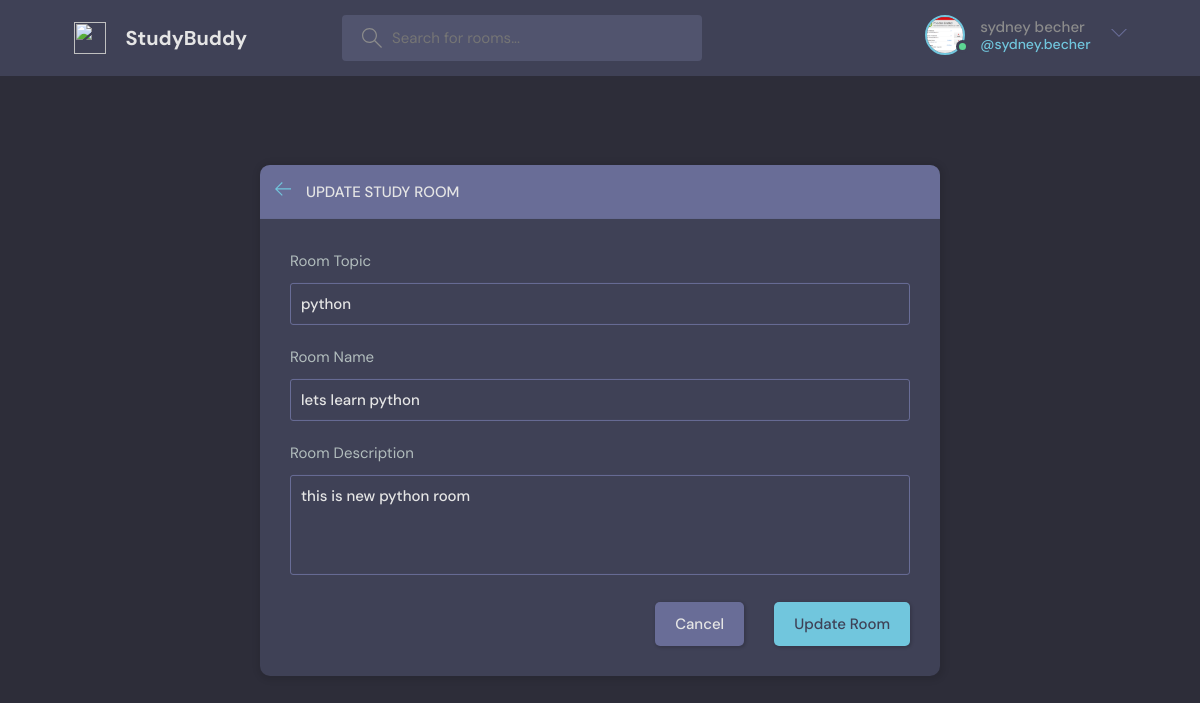
The page /edit-room/1/ (signed in) on the database its author committed.
### base/models.py (models this page shows, shortened)
class User(AbstractUser):
    name = models.CharField(max_length=200, null=True)
    email = models.EmailField(unique=True, null=True)
    bio = models.TextField(null=True)
    avatar = models.ImageField(null=True, default="avatar.svg")
    USERNAME_FIELD = 'email'
    REQUIRED_FIELDS = []

class Room(models.Model):
    host = models.ForeignKey(User, on_delete=models.SET_NULL, null=True)
    topic = models.ForeignKey(Topic, on_delete=models.SET_NULL, null=True) # when using SET_NULL null=True should declared
    name = models.CharField(max_length=200)
    description = models.TextField(null=True, blank=True)  # make column accept null value
    participants = models.ManyToManyField(User, related_name='participants', blank=True)
    updated_at = models.DateTimeField(auto_now=True)
    created_at = models.DateTimeField(auto_now_add=True)
    class Meta:
        ordering = ['-updated_at', '-created_at']  # ascending base on created at

class Topic(models.Model):
    name = models.CharField(max_length=200)
    def __str__(self):
        return self.name

### base/views.py (the view, shortened to what this page needs)
# urls.py: path('edit-room/<str:pk>/', views.update_room, name='edit-room'),
@login_required(login_url='login')
def update_room(request, pk):
    room_by_id = Room.objects.get(id=pk)
    form = RoomForm(instance=room_by_id)  # pre fill the values in form
    topics = Topic.objects.all()
    if request.user != room_by_id.host:
        return HttpResponse('You are not allowed here')
    context = {
        'form': form,
        'topics': topics,
        'room': room_by_id,
        'is_update': True
    }
    return render(request, 'base/room_form.html', context)

### base/form.py
class RoomForm(ModelForm):
    class Meta:
        model = Room
        fields = '__all__'
        exclude = ['host', 'participants']

### base/templates/base/room_form.html (shortened to what this page needs)
{% extends 'main.html' %}
{% block content %}
<main class="create-room layout">
    <div class="container">
        <div class="layout__box">
            <div class="layout__boxHeader">
                <div class="layout__boxTitle">
                    <a href="{% url 'home' %}">
                        <svg version="1.1" xmlns="http://www.w3.org/2000/svg" width="32" height="32" viewBox="0 0 32 32">
                            <title>arrow-left</title>
                            <path
                                    d="M13.723 2.286l-13.723 13.714 13.719 13.714 1.616-1.611-10.96-10.96h27.625v-2.286h-27.625l10.965-10.965-1.616-1.607z">
                            </path>
                        </svg>
                    </a>
                    {% if is_update %}
                    <h3>Update Study Room</h3>
                    {% else %}
                    <h3>Create Study Room</h3>
                    {% endif %}
                </div>
            </div>
            <div class="layout__body">
                <form class="form" method="POST" action="">
                    <div class="form__group">
                        <label for="topic">Room Topic</label>
                        <input required type="text" value="{{ room.topic }}" name="topic" list="topic-list" />
                    </div>
                    <div class="form__group">
                        <label for=name">Room Name</label>
                        {{ form.name }}
                    </div>
                    <div class="form__group">
                        <label for="description">Room Description</label>
                        {{ form.description }}
                    </div>
                    <div class="form__action">
                        <a class="btn btn--dark" href="{% url 'home' %}">Cancel</a>
                        {% if is_update %}
                        <button class="btn btn--main" type="submit">Update Room</button>
                        {% else %}
                        <button class="btn btn--main" type="submit">Create Room</button>
                        {% endif %}
                    </div>
                </form>
            </div>
        </div>
    </div>
</main>
{% endblock content %}

### templates/navbar.html (shortened to what this page needs)
{% load static %}
<header class="header header--loggedIn">
    <div class="container">
        <a href="{% url 'home' %}" class="header__logo">
            <img src="{% static 'images/logo.svg  ' %}" />
            <h1>StudyBuddy</h1>
        </a>
        <form action="{% url 'home' %}" class="header__search">
            <label>
                <input type="text" name="q" placeholder="Search for rooms..." />
            </label>
        </form>
        <nav class="header__menu">
            {% if request.user.is_authenticated %}
            <div class="header__user">
                <a href="{% url 'update-user'  %}">
                    <div class="avatar avatar--medium active">
                        <img src="{{ request.user.avatar.url }}" />
                    </div>
                    <p>{{ request.user.first_name }} {{ request.user.last_name }}<span>@{{ request.user.username }}</span></p>
                </a>
                <button class="dropdown-button">
                    <svg version="1.1" xmlns="http://www.w3.org/2000/svg" width="32" height="32" viewBox="0 0 32 32">
                        <title>chevron-down</title>
                        <path d="M16 21l-13-13h-3l16 16 16-16h-3l-13 13z"></path>
                    </svg>
                </button>
            </div>
            {% else %}
            <a href="{% url 'login' %}">
                <img src="{% static 'images/avatar.svg' %}" />
                <p>Login</p>
            </a>
            {% endif %}
        </nav>
    </div>
</header>

### rows shown on the page
User: user.avatar (picture), user.first_name "sydney", user.last_name "becher", user.username "sydney.becher"
Room: topic "python", name "lets learn python", description "this is new python room"
